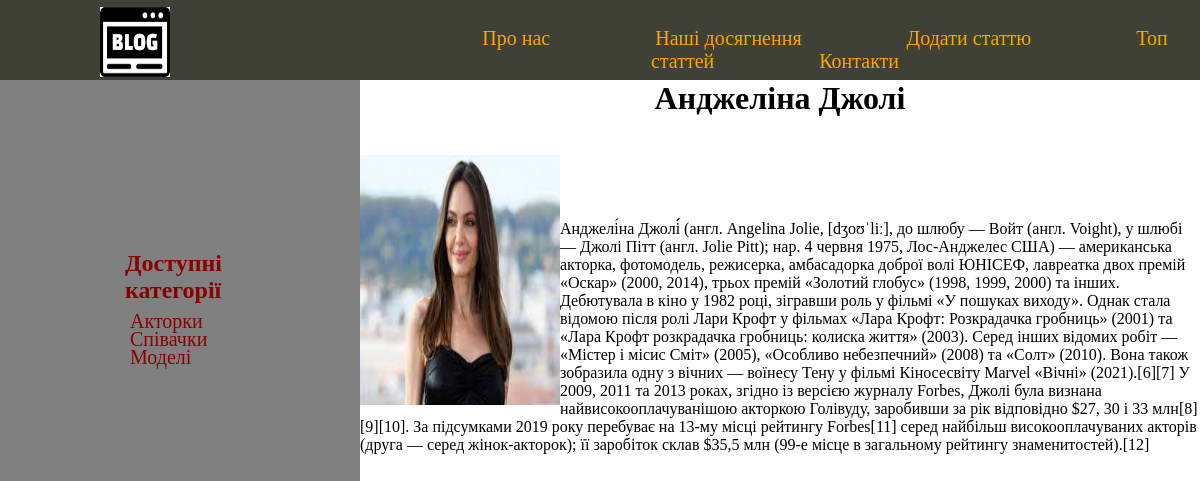
The app's page /post/andzhelina-dzholi/ with its own data.
### women/models.py (models this page shows, shortened)
class Category(models.Model):
    name = models.CharField(max_length=300)
    slug = models.CharField(max_length=300, unique=True, verbose_name='URL')
    def generate_url(self):
        return reverse('category', kwargs={'cat_slug': self.slug})
    class Meta:
        verbose_name_plural = "Категорії"
        verbose_name = verbose_name_plural

class Women(models.Model):
    title = models.CharField(max_length=200, verbose_name='Заголовок')
    slug = models.CharField(max_length=300, unique=True, verbose_name='URL')
    content = models.TextField(blank=True, verbose_name='Вміст')
    photo = models.ImageField(upload_to='photos/%Y/%d/%m/', verbose_name='Фотографії')
    time_create = models.DateTimeField(auto_now_add=True, verbose_name='Дата створення')
    time_update = models.DateTimeField(auto_now=True)
    is_published = models.BooleanField(default=True, verbose_name='Статус публікації')
    cat = models.ForeignKey('Category', on_delete=models.PROTECT, null=True, verbose_name='Категорії')
    class Meta:
        verbose_name = 'Відомі жінки'
        verbose_name_plural = verbose_name
        ordering = ('cat',)

### women/views.py (the view)
# urls.py: path('post/<slug:post_slug>/', show_more_arts, name='post'),
def show_more_arts(request, post_slug):
    post_res = get_object_or_404(Women, slug=post_slug)
    context = {
        'post_res': post_res,
        'cat_slug': post_res.slug,
    }
    return render(request, 'women/show_more_arts.html', context)

### women/templatetags/women_tags.py (called while the page is built)
@register.inclusion_tag('women/generate_menu.html', name='generate_menu')
def generate_menu():
    menu = [
        {'title': 'Про нас', 'url_for': 'about'},
        {'title': 'Наші досягнення', 'url_for': 'achivements'},
        {'title': 'Додати статтю', 'url_for': 'addpage'},
        {'title': 'Топ статтей', 'url_for': 'top_articles'},
        {'title': 'Контакти', 'url_for': 'contacts'},
    ]
    return {'menu': menu}

@register.inclusion_tag('women/allcats.html', name='create_allcats', takes_context=True)
def generate_allcats(context, cat_slug=0):
    return {'cat_slug': cat_slug}

@register.simple_tag(name='cats')
def generate_cats():
    return Category.objects.all()

### women/templates/women/show_more_arts.html
{% extends 'women/index.html' %}
{% load women_tags %}
{% load static %}
{% block connection %}
    {{ block.super}}
    <link rel="stylesheet" type="text/css" href="{% static 'women/css/show_more.css'%}">
{% endblock %}
    {% block show_arts  %}
        <h1>{{post_res.title}}</h1>
        {% if post_res.photo %}
            <img class='photo_9' src="{{post_res.photo.url}}">
        {% endif %}
        <p class="show_more_text">{{post_res.content}}</p>
    {% endblock %}

### women/templates/women/index.html (shortened to what this page needs)
{% extends "women/main.html" %}
{% load static %}
{% block title %}
{% load women_tags %}
{% endblock %}
{% block connection %}
<link rel="stylesheet" type="text/css" href="{%static 'women/css/style.css'%}">
{% endblock %}
{% block content %}
{% block main %}
<div class="header">
    {% cats as cats %}
    <div class="menu">
        <img class='main_icon' src="{% static 'women/images/main_icon.png'%}">
        <div class="links">
            {% generate_menu %}
        </div>
    </div>
</div>
<div class="content">
    <div class="left-pannel">
        <div class="categories">
            <ul class="categ">
                    {% create_allcats cat_slug=cat_slug%}
                    {% for cat in cats %}
                        {% if cat_slug == cat.slug  %}
                            <li class="selected">{{cat.name}}</li><br>
                        {% else %}
                            <li><a href="{{ cat.generate_url}}">{{cat.name}}</a></li><br>
                        {% endif %}
                    {%  endfor %}
            </ul>
        </div>
    </div>
    {% endblock  %}
    <div class="articles">
        {% if ident == 1 %}
            {% if cat_slug != 0 %}
                {% articles_category cat_slug=cat_slug as articles %}
            {% else %}
                {% articles_category as articles %}
            {% endif %}
        {% endif %}
        {% block show_arts %}{% endblock  %}
</div>
{% endblock %}

### women/templates/women/main.html (shortened to what this page needs)
<!DOCTYPE html>
<html lang="en">
<head>
    {% block connection %}{% endblock %}
</head>
<body>
    {% block content%}
    {% endblock %}
</body>
</html>

### women/templates/women/generate_menu.html
<ul>
  {% for item in menu %}
    <li><a href="{% url item.url_for  %}">{{item.title}}</a></li>
  {% endfor%}
</ul>

### women/templates/women/allcats.html
{% if cat_slug == 0  %}
    <h2>Доступні категорії</h2>
{% else %}
    <h2><a href = '{% url "main" %}'>Доступні категорії</a></h2>
{% endif  %}

### women/static/women/css/style.css (style rules this page uses)
* { height: 100%; margin: 0; padding: 0; }
.header { background: #3F4137; height: 80px; }
.menu li { display: inline; padding-left: 100px; }
.menu a { text-decoration: none; color: orange; }
.links { font-size: 20px; position: absolute; padding-top: 27px; padding-left: 350px; text-align: center; height: 50px; }
.main_icon { position: absolute; width: 70px; height: 70px; padding-left: 100px; padding-top: 7px ; }
.left-pannel { overflow: auto; background-color: gray !important; width: 30%; float: left; }
.categories { padding-left: 50px; position: absolute; padding: 10px; margin: 20px; height: 60px; width: 60px; }
.categories h2 { display: block; padding-left: 95px; padding-top: 140px; font-size: 24px; color: rgb(47, 40, 252); }
.categories a { position: absolute; text-decoration: none; color: darkred; }
.categories li { list-style: none; position: absolute; padding-left: 100px; font-size: 20px; }
.articles { width: 70%; float: right; height: 75px; display: block; }
.articles h1 { overflow: hidden; text-align: center; }
.categ li { height: 70px; }

### women/static/women/css/show_more.css (style rules this page uses)
.photo_9 { height: 250px; width: 200px; float: left; }
.show_more_text { padding-top: 65px; }

### records on screen
Category: name "Акторки"
Category: name "Співачки"
Category: name "Моделі"
Women: title "Анджеліна Джолі", photo (picture), content "Анджелі́на Джолі́́ (англ. Angelina Jolie, [dʒoʊˈliː], до шлюбу — Войт (англ. Voight), у шлюбі — Джолі Пітт (англ. Jolie Pitt); нар. 4 червня 1975, Лос-Анджелес США) — американська акторка, фотомодель, режисерка, амбасадорка доброї волі ЮНІСЕФ, лавреатка двох премій «Оскар» (2000, 2014), трьох премій «Золотий глобус» (1998, 1999, 2000) та інших. Дебютувала в кіно у 1982 році, зігравши роль у фільмі «У пошуках виходу». Однак стала відомою після ролі Лари Крофт у фільмах «Лара Крофт: Розкрадачка гробниць» (2001) та «Лара Крофт розкрадачка гробниць: колиска життя» (2003). Серед інших відомих робіт — «Містер і місис Сміт» (2005), «Особливо небезпечний» (2008) та «Солт» (2010). Вона також…"

### other values on screen
{{ item.title }} "Про нас" "Наші досягнення" "Додати статтю" "Топ статтей" "Контакти"
